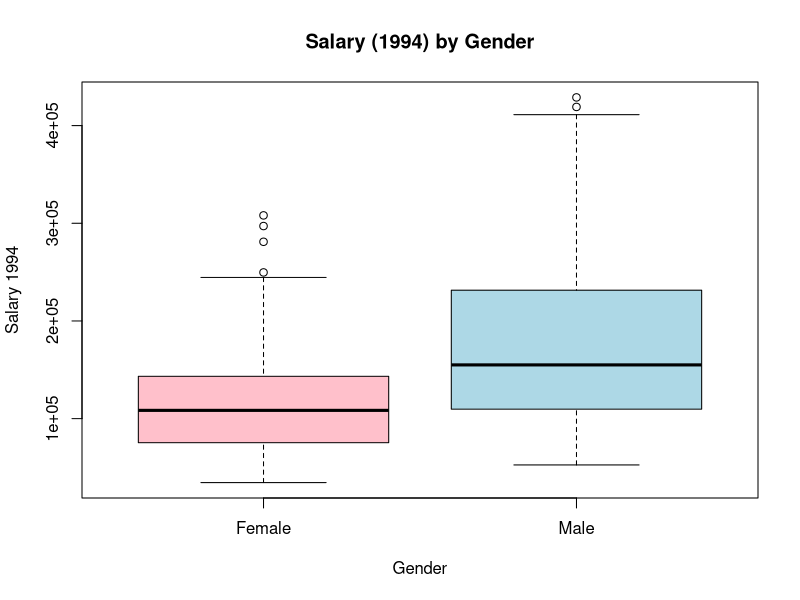
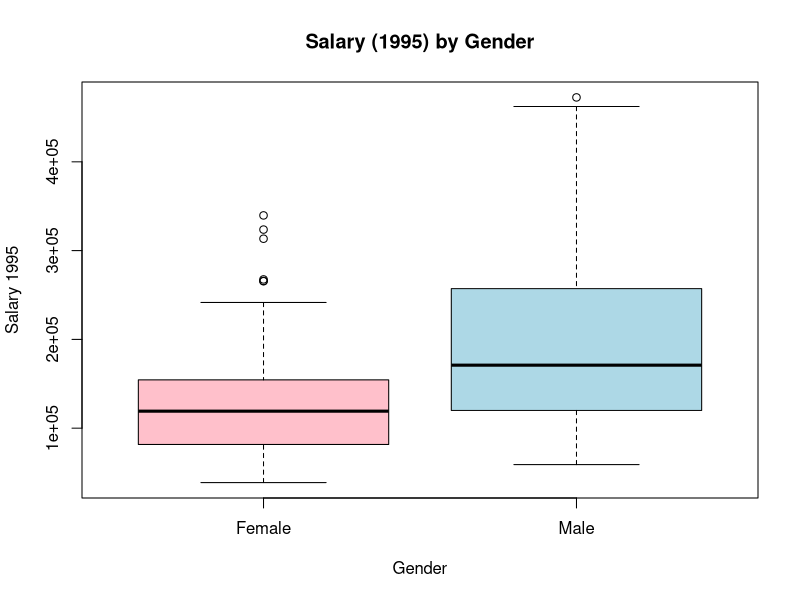
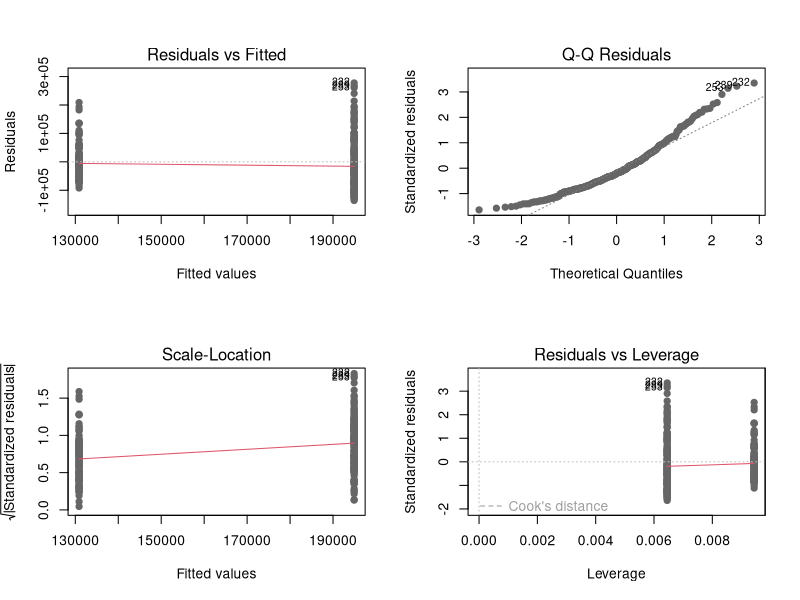
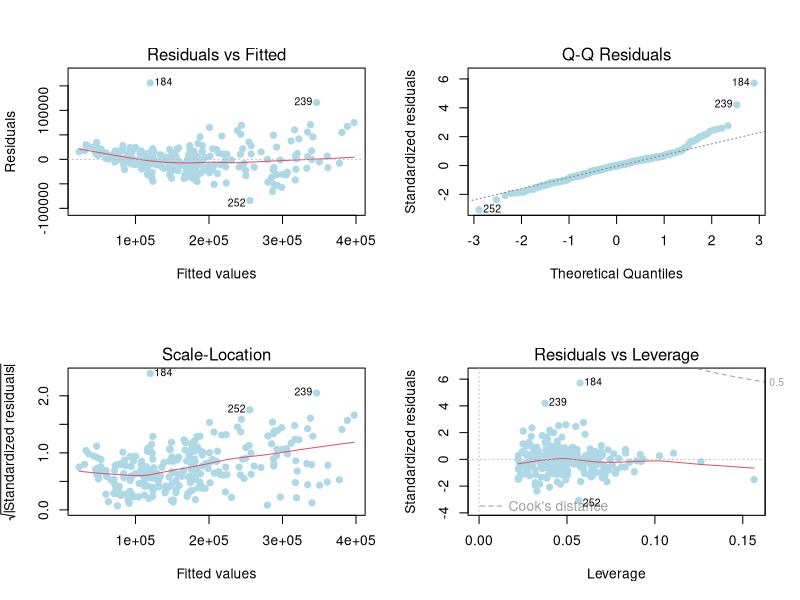
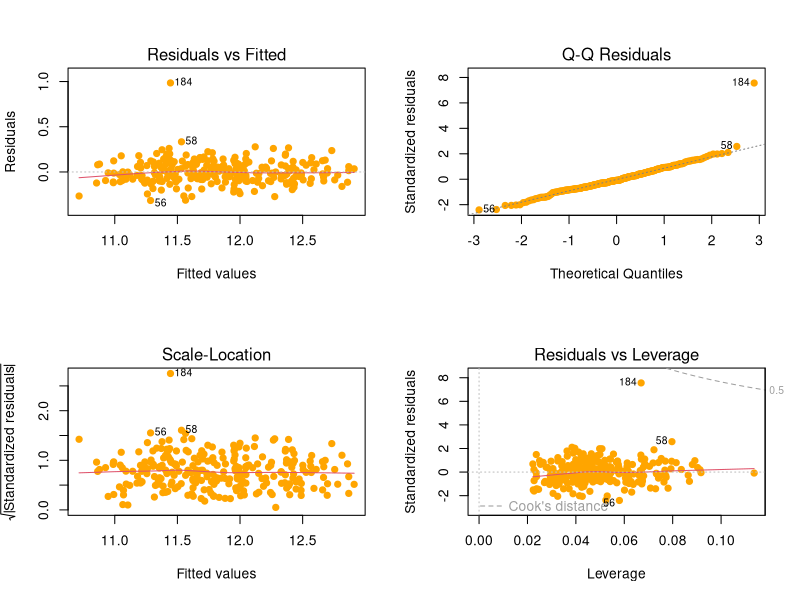
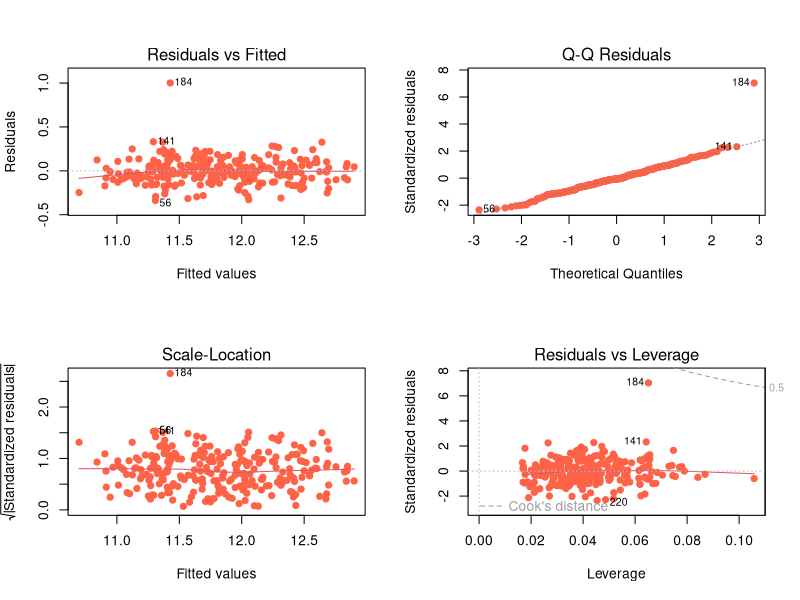
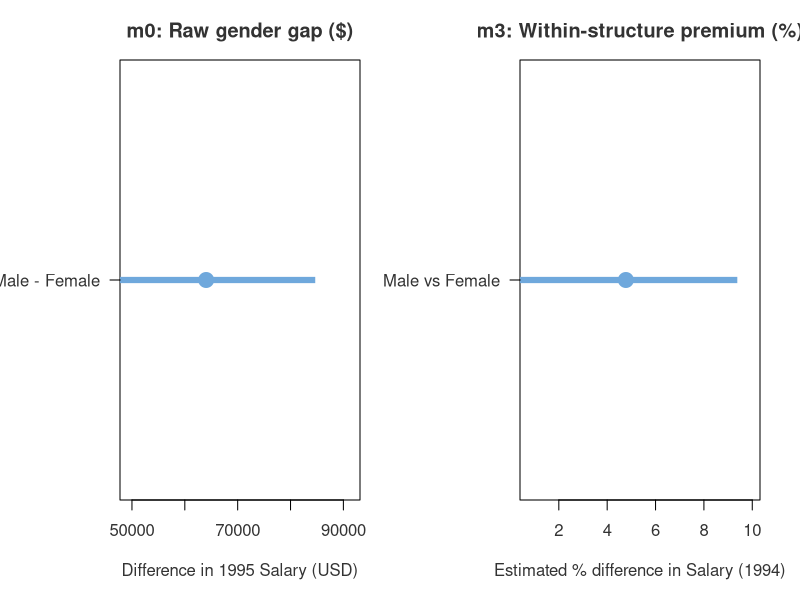
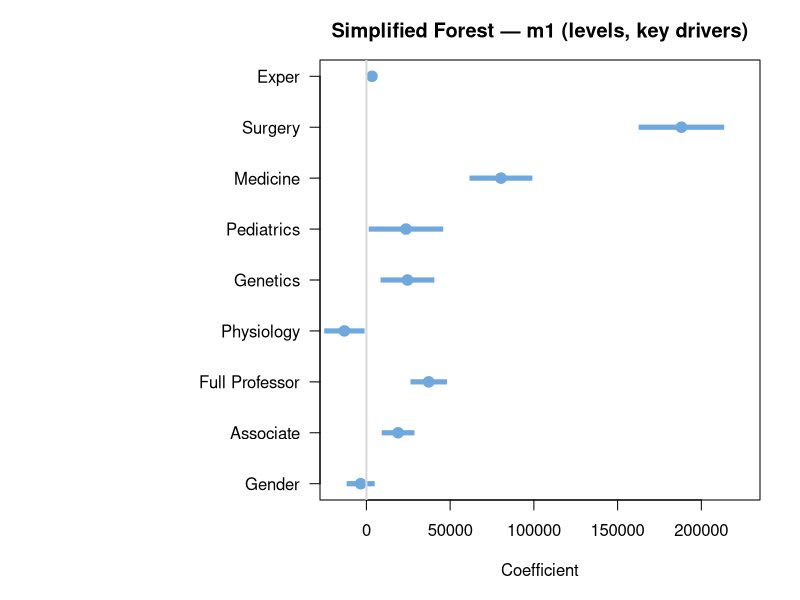

The R source for these figures, in order:
# Lawsuit - Linear Regression (Simplified + CSV Outputs)
# Scope: Base R only, within course slides (Unit 1–4).
# What this script does:
#   - Reads Lawsuit.csv
#   - Casts factors
#   - Prints basic summaries to console
#   - Saves summaries (dataset summary, gender counts, gender-by-dept) to CSV
#   - Builds three linear models (m0, m1, m3)
#   - Saves each model's coefficient table to CSV
#   - Saves model fit stats (R2, AdjR2) to CSV
#   - Draws simple boxplots and diagnostic plots (not saved as CSV)

# Macbook Path
setwd("/Users/zhangjianyu/Desktop/学习课件/NTU/AN6003 Analytics Strategy/AN6003 Course Materials/AN6003_GradedTeamAssignment")
# Windows Path
#setwd("C:/Users/Zhang/OneDrive - Nanyang Technological University/桌面/NTU学习/AN6003 Course Materials/AN6003 Course Materials/Graded Team Assignment - Gender Discrimination Lawsuit/AN6003_GradedTeamAssignment")

# ---------------------------
# 0. Setup
# ---------------------------
if (!dir.exists("outputs")) dir.create("outputs")

# ---------------------------
# 1. Read data
# ---------------------------
df <- read.csv("Lawsuit.csv", stringsAsFactors = FALSE)

# ---------------------------
# 2. Clean and cast types
# ---------------------------
df$Dept <- factor(df$Dept,
                  levels = 1:6,
                  labels = c("Biochem/MolBio", "Physiology", "Genetics",
                             "Pediatrics", "Medicine", "Surgery"))
df$Gender <- factor(df$Gender, levels = c(0, 1), labels = c("Female", "Male"))
df$Clin   <- factor(df$Clin,   levels = c(0, 1), labels = c("Research", "Clinical"))
df$Cert   <- factor(df$Cert,   levels = c(0, 1), labels = c("NotCert", "Cert"))
df$Rank   <- factor(df$Rank,   levels = c(1, 2, 3), labels = c("Assistant", "Associate", "Full"))

# Log transforms (safe for zeros via log1p)
df$Log_Sal94  <- log(df$Sal94)           # Sal94 > 0, direct log is fine
df$Log_Sal95  <- log(df$Sal95)
df$Log_Exper  <- log1p(df$Exper)         # log(Exper + 1), avoids log(0)
df$Log_Prate  <- log1p(df$Prate)         # log(Prate + 1)

# ---------------------------
# 3. Basic exploration (console + CSV)
# ---------------------------
cat("\n=== Basic Summary of Dataset ===\n")
print(summary(df))

# Numeric variable summary to CSV (base R)
is_num <- sapply(df, is.numeric)
num_names <- names(df)[is_num]
num_summary <- t(sapply(num_names, function(v) {
  x <- df[[v]]
  q <- quantile(x, probs = c(0.25, 0.5, 0.75), na.rm = TRUE)
  c(
    n = sum(!is.na(x)),
    mean = mean(x, na.rm = TRUE),
    sd = sd(x, na.rm = TRUE),
    min = min(x, na.rm = TRUE),
    q1 = q[[1]],
    median = q[[2]],
    q3 = q[[3]],
    max = max(x, na.rm = TRUE),
    na = sum(is.na(x))
  )
}))
num_summary_df <- data.frame(variable = rownames(num_summary), num_summary, row.names = NULL)
write.csv(num_summary_df, file = "outputs/data_summary_numeric.csv", row.names = FALSE)

# Gender counts CSV
gender_counts <- as.data.frame(table(df$Gender))
colnames(gender_counts) <- c("Gender", "Count")
write.csv(gender_counts, file = "outputs/gender_counts.csv", row.names = FALSE)

# Gender by Dept counts CSV (long format)
dept_gender_tbl <- as.data.frame(table(Dept = df$Dept, Gender = df$Gender))
write.csv(dept_gender_tbl, file = "outputs/gender_by_dept_counts.csv", row.names = FALSE)

# ---------------------------
# 4. Simple boxplots (Base R; optional to save as images)
# ---------------------------
boxplot(Sal94 ~ Gender, data = df,
        main = "Salary (1994) by Gender", xlab = "Gender", ylab = "Salary 1994",
        col = c("pink", "lightblue"))
boxplot(Sal95 ~ Gender, data = df,
        main = "Salary (1995) by Gender", xlab = "Gender", ylab = "Salary 1995",
        col = c("pink", "lightblue"))

# ---------------------------
# 5. Linear Regression Models (lm)  
# ---------------------------
# m0: baseline (levels, 1995)
m0 <- lm(Sal95 ~ Gender, data = df)

# m1: full levels model (1995) with all main controls
m1 <- lm(Sal95 ~ Gender + Dept + Rank + Exper + Prate + Cert + Clin, data = df)

# m2: log-levels model (1994) with Rank (replicates slide with log terms)
m2 <- lm(Log_Sal94 ~ Gender + Clin + Cert + Log_Prate + Log_Exper + Dept + Rank, data = df)

# m3: log-levels model (1994) dropping Rank to mitigate multicollinearity
#     (slide rationale: Rank correlates with Gender; remove as a robustness spec)
m3 <- lm(Log_Sal94 ~ Gender + Clin + Cert + Log_Prate + Log_Exper + Dept, data = df)

# ---------------------------
# 6. Print results to console
# ---------------------------
cat("\n=== Model m0: Sal95 ~ Gender (baseline) ===\n");              print(summary(m0))
cat("\n=== Model m1: Sal95 ~ Gender + Dept + Rank + Exper + Prate + Cert + Clin ===\n"); print(summary(m1))
cat("\n=== Model m2: Log_Sal94 ~ Gender + Clin + Cert + Log_Prate + Log_Exper + Dept + Rank ===\n"); print(summary(m2))
cat("\n=== Model m3: Log_Sal94 ~ Gender + Clin + Cert + Log_Prate + Log_Exper + Dept (no Rank) ===\n"); print(summary(m3))

# ---------------------------
# 7. Save model outputs to CSV (coefficients + fit stats)
# ---------------------------
# 1) helper: significance stars
pstars <- function(p) ifelse(p < .001, "***",
                             ifelse(p < .01,  "**",
                                    ifelse(p < .05,  "*", "")))

# 2) helper: make a tidy coef table (term, est, se, t, p, star, cell)
tidy_from_lm <- function(model) {
  sm <- summary(model)$coefficients
  dfc <- data.frame(term = rownames(sm),
                    est  = sm[, 1],
                    se   = sm[, 2],
                    t    = sm[, 3],
                    p    = sm[, 4],
                    row.names = NULL,
                    check.names = FALSE)
  dfc$star <- pstars(dfc$p)
  dfc$cell <- sprintf("%.2f%s", dfc$est, dfc$star)  # e.g., 0.18***
  dfc
}

# 3) helper: pretty names (match the slide headings)
pretty_term <- function(x) {
  x <- sub("^\\(Intercept\\)$",   "Constant",          x)
  x <- sub("^GenderMale$",        "Gender",            x)
  x <- sub("^ClinClinical$",      "Clin",              x)
  x <- sub("^CertCert$",          "Cert",              x)
  x <- sub("^Log_Prate$",         "log_Prate",         x)
  x <- sub("^Log_Exper$",         "log_Exper",         x)
  x <- sub("^DeptPhysiology$",    "Physiology",        x)
  x <- sub("^DeptGenetics$",      "Genetics",          x)
  x <- sub("^DeptPediatrics$",    "Pediatrics",        x)
  x <- sub("^DeptMedicine$",      "Medicine",          x)
  x <- sub("^DeptSurgery$",       "Surgery",           x)
  x <- sub("^RankAssociate$",     "Associate",         x)
  x <- sub("^RankFull$",          "Full Professor",    x)
  x
}

# 4) build tidy tables for each model
t0 <- transform(tidy_from_lm(m0), model = "m0: Sal95 ~ Gender")
t1 <- transform(tidy_from_lm(m1), model = "m1: Sal95 ~ Gender + Dept + Rank + Exper + Prate + Cert + Clin")
t2 <- transform(tidy_from_lm(m2), model = "m2: Log_Sal94 ~ Gender + Clin + Cert + log_Prate + log_Exper + Dept + Rank")
t3 <- transform(tidy_from_lm(m3), model = "m3: Log_Sal94 ~ Gender + Clin + Cert + log_Prate + log_Exper + Dept (no Rank)")

# 5) pretty labels + keep only the 'cell' to pivot wide
t_all <- rbind(t0, t1, t2, t3)
t_all$term_pretty <- pretty_term(t_all$term)

# 6) choose column order (like the slide)
col_order <- c("Constant","Gender","Clin","Cert","log_Prate","log_Exper",
               "Physiology","Genetics","Pediatrics","Medicine","Surgery",
               "Associate","Full Professor")

# 7) pivot to WIDE (one row per model; columns = variables)
models_vec <- unique(t_all$model)
wide <- data.frame(Model = models_vec, check.names = FALSE)
for (cn in col_order) wide[[cn]] <- ""

fill_one <- function(df_model, target_row) {
  for (i in seq_len(nrow(df_model))) {
    nm  <- df_model$term_pretty[i]
    val <- df_model$cell[i]
    if (nm %in% col_order) wide[target_row, nm] <<- val
  }
}

for (i in seq_along(models_vec)) {
  dfm <- subset(t_all, model == models_vec[i])
  fill_one(dfm, i)
}

# 8) add fit stats as extra columns
wide$R2      <- c(summary(m0)$r.squared, summary(m1)$r.squared,
                  summary(m2)$r.squared, summary(m3)$r.squared)
wide$Adj_R2  <- c(summary(m0)$adj.r.squared, summary(m1)$adj.r.squared,
                  summary(m2)$adj.r.squared, summary(m3)$adj.r.squared)
wide$R2      <- round(wide$R2, 3)
wide$Adj_R2  <- round(wide$Adj_R2, 3)

# 9) save
outfile_wide <- "outputs/model_m0_m3_coefficients_wide.csv"
write.csv(wide, file = outfile_wide, row.names = FALSE)
cat("[Saved]", normalizePath(outfile_wide), "\n")

# =========================================================
# 7B. Slide visuals (Base R) — add right after model prints
# =========================================================

# ---- small palette ----
female_col <- "pink"; male_col <- "lightblue"
ink <- "#333333"; grid_col <- "#D9D9D9"; accent <- "#6FA8DC"

# ---------- (1) Gender effect: m0 (USD) vs m3 (%) ----------
png("outputs/plot_gender_effect_m0_vs_m3.png", width=1800, height=900, res=180)
layout(matrix(1:2, nrow=1))

## m0: raw $ diff (Male - Female) with 95% CI
par(mar=c(5,6,3,2), xaxs="i")
sm0 <- summary(m0); ci0 <- confint(m0)
b0  <- sm0$coefficients["GenderMale","Estimate"]
lo0 <- ci0["GenderMale",1]; hi0 <- ci0["GenderMale",2]
xlim0 <- range(c(lo0, hi0))*1.1
plot(NA, xlim=xlim0, ylim=c(0.5,1.5), yaxt="n",
     xlab="Difference in 1995 Salary (USD)", ylab="", main="m0: Raw gender gap ($)",
     col.axis=ink, col.lab=ink, col.main=ink)
abline(v=0, col=grid_col, lwd=2)
segments(lo0,1, hi0,1, col=accent, lwd=6, lend=1)
points(b0,1, pch=19, cex=2, col=accent)
axis(2, at=1, labels="Male - Female", las=1, col.axis=ink)

## m3: within-structure premium (%) with 95% CI
par(mar=c(5,6,3,2), xaxs="i")
sm3 <- summary(m3); ci3 <- confint(m3)
b3  <- sm3$coefficients["GenderMale","Estimate"]
lo3 <- ci3["GenderMale",1]; hi3 <- ci3["GenderMale",2]
pct <- (exp(b3)-1)*100; loP <- (exp(lo3)-1)*100; hiP <- (exp(hi3)-1)*100
xlim3 <- range(c(loP, hiP))*1.1
plot(NA, xlim=xlim3, ylim=c(0.5,1.5), yaxt="n",
     xlab="Estimated % difference in Salary (1994)", ylab="", main="m3: Within-structure premium (%)",
     col.axis=ink, col.lab=ink, col.main=ink)
abline(v=0, col=grid_col, lwd=2)
segments(loP,1, hiP,1, col=accent, lwd=6, lend=1)
points(pct,1, pch=19, cex=2, col=accent)
axis(2, at=1, labels="Male vs Female", las=1, col.axis=ink)
dev.off()

# ---------- helper: simplified forest ----------
simple_forest <- function(model, title, terms_keep, to_percent=FALSE) {
  sm <- summary(model); cf <- sm$coefficients; ci <- confint(model)
  keep <- terms_keep[terms_keep %in% rownames(cf)]
  est <- cf[keep,"Estimate"]; lo <- ci[keep,1]; hi <- ci[keep,2]
  xlab <- "Coefficient"
  if (to_percent) {
    ind <- grepl("^Gender|^Clin|^Cert|^Dept", keep)  # indicator terms
    est[ind] <- (exp(est[ind])-1)*100
    lo[ind]  <- (exp(lo[ind]) -1)*100
    hi[ind]  <- (exp(hi[ind]) -1)*100
    xlab <- "Effect size (%, for indicator terms); raw units otherwise"
  }
  par(mar=c(5,16,3,2), xaxs="i")
  plot(est, seq_along(est), xlim=range(c(lo,hi))*1.1, pch=19, yaxt="n",
       ylab="", xlab=xlab, main=title, col=ink)
  segments(lo, seq_along(est), hi, seq_along(est), col=accent, lwd=5, lend=1)
  points(est, seq_along(est), pch=19, cex=1.4, col=accent)
  # nicer labels
  lab <- gsub("^GenderMale$","Gender",
              gsub("^ClinClinical$","Clin",
                   gsub("^CertCert$","Cert",
                        gsub("^RankAssociate$","Associate",
                             gsub("^RankFull$","Full Professor",
                                  gsub("^DeptPhysiology$","Physiology",
                                       gsub("^DeptGenetics$","Genetics",
                                            gsub("^DeptPediatrics$","Pediatrics",
                                                 gsub("^DeptMedicine$","Medicine",
                                                      gsub("^DeptSurgery$","Surgery", keep))))))))))
  axis(2, at=seq_along(est), labels=lab, las=1)
  abline(v=0, col=grid_col, lwd=2)
}

# ---------- (2) simplified forests ----------
png("outputs/plot_forest_simple_m1.png", width=1600, height=1200, res=180)
simple_terms_m1 <- c("GenderMale","RankAssociate","RankFull",
                     "DeptPhysiology","DeptGenetics","DeptPediatrics","DeptMedicine","DeptSurgery",
                     "Exper")
simple_forest(m1, "Simplified Forest — m1 (levels, key drivers)", simple_terms_m1, to_percent=FALSE)
dev.off()

png("outputs/plot_forest_simple_m3.png", width=1600, height=1200, res=180)
simple_terms_m3 <- c("GenderMale","ClinClinical","CertCert",
                     "DeptPhysiology","DeptGenetics","DeptPediatrics","DeptMedicine","DeptSurgery",
                     "Log_Exper")
simple_forest(m3, "Simplified Forest — m3 (log; indicators in %)", simple_terms_m3, to_percent=TRUE)
dev.off()

# ---------- (3) Predicted Salary bar chart (same covariates; change only Gender) ----------
pred_base <- df
new_f <- pred_base; new_f$Gender <- factor("Female", levels=levels(df$Gender))
new_m <- pred_base; new_m$Gender <- factor("Male",   levels=levels(df$Gender))
yhat_f <- mean(predict(m1, newdata=new_f))
yhat_m <- mean(predict(m1, newdata=new_m))

png("outputs/plot_predicted_salary_gender_m1.png", width=1200, height=900, res=180)
par(mar=c(5,5,3,2))
vals <- c(yhat_f, yhat_m)
bp <- barplot(vals, names.arg=c("Female","Male"), col=c(female_col, male_col),
              ylim=c(0, max(vals)*1.15), ylab="Predicted Salary 1995 (USD)",
              main="Predicted Salary by Gender (m1, same covariates)")
text(bp, vals, labels=format(round(vals,0), big.mark=","), pos=3, cex=1)
dev.off()

# ---------- (4) Observed vs Predicted (m2 & m3) ----------
png("outputs/plot_obs_vs_pred_m2.png", width=1600, height=1000, res=180)
par(mar=c(5,5,3,2))
yhat2 <- predict(m2); y2 <- df$Log_Sal94
plot(yhat2, y2, pch=19, col=ink, xlab="Predicted Log Salary 1994 (m2)", ylab="Observed Log Salary 1994",
     main=sprintf("Observed vs Predicted — m2  (Adj R² = %.3f)", summary(m2)$adj.r.squared))
abline(0,1, col=accent, lwd=3); grid(col=grid_col)
dev.off()

png("outputs/plot_obs_vs_pred_m3.png", width=1600, height=1000, res=180)
par(mar=c(5,5,3,2))
yhat3 <- predict(m3); y3 <- df$Log_Sal94
plot(yhat3, y3, pch=19, col=ink, xlab="Predicted Log Salary 1994 (m3)", ylab="Observed Log Salary 1994",
     main=sprintf("Observed vs Predicted — m3  (Adj R² = %.3f)", summary(m3)$adj.r.squared))
abline(0,1, col=accent, lwd=3); grid(col=grid_col)
dev.off()

# ---------- Predicted Salary bar charts for m2 & m3 (Log_Sal94 models) ----------
if (!exists("female_col")) female_col <- "#E8A6A6"
if (!exists("male_col"))   male_col   <- "#9EB9D8"
if (!exists("ink"))        ink        <- "#333333"

base_dat <- df
new_f <- base_dat; new_f$Gender <- factor("Female", levels=levels(df$Gender))
new_m <- base_dat; new_m$Gender <- factor("Male",   levels=levels(df$Gender))

# ---- m2: Log_Sal94 ~ Gender + Clin + Cert + Log_Prate + Log_Exper + Dept + Rank ----
smear2 <- mean(exp(residuals(m2)), na.rm=TRUE)  # Duan smearing factor
pred_f2 <- mean(smear2 * exp(predict(m2, newdata=new_f)))
pred_m2 <- mean(smear2 * exp(predict(m2, newdata=new_m)))

png("outputs/plot_predicted_salary_gender_m2.png", width=1200, height=900, res=180)
par(mar=c(5,5,3,2))
vals2 <- c(pred_f2, pred_m2)
bp2 <- barplot(vals2, names.arg=c("Female","Male"),
               col=c(female_col, male_col),
               ylim=c(0, max(vals2)*1.15),
               ylab="Predicted Salary 1994 (USD)",
               main="Predicted Salary by Gender — m2 (back-transformed)")
text(bp2, vals2, labels=format(round(vals2,0), big.mark=","), pos=3, cex=1)
dev.off()

# ---- m3: Log_Sal94 ~ Gender + Clin + Cert + Log_Prate + Log_Exper + Dept ----
smear3 <- mean(exp(residuals(m3)), na.rm=TRUE)
pred_f3 <- mean(smear3 * exp(predict(m3, newdata=new_f)))
pred_m3 <- mean(smear3 * exp(predict(m3, newdata=new_m)))

png("outputs/plot_predicted_salary_gender_m3.png", width=1200, height=900, res=180)
par(mar=c(5,5,3,2))
vals3 <- c(pred_f3, pred_m3)
bp3 <- barplot(vals3, names.arg=c("Female","Male"),
               col=c(female_col, male_col),
               ylim=c(0, max(vals3)*1.15),
               ylab="Predicted Salary 1994 (USD)",
               main="Predicted Salary by Gender — m3 (back-transformed)")
text(bp3, vals3, labels=format(round(vals3,0), big.mark=","), pos=3, cex=1)
dev.off()


# ---------------------------
# 8. Diagnostic plots (Base R)
# ---------------------------
par(mfrow = c(2, 2)); plot(m0, col = "gray40",   pch = 19); par(mfrow = c(1, 1))
par(mfrow = c(2, 2)); plot(m1, col = "lightblue", pch = 19); par(mfrow = c(1, 1))
par(mfrow = c(2, 2)); plot(m2, col = "orange",    pch = 19); par(mfrow = c(1, 1))
par(mfrow = c(2, 2)); plot(m3, col = "tomato",    pch = 19); par(mfrow = c(1, 1))

cat("\nAnalysis complete. CSV files saved in 'outputs/' folder.\n")
